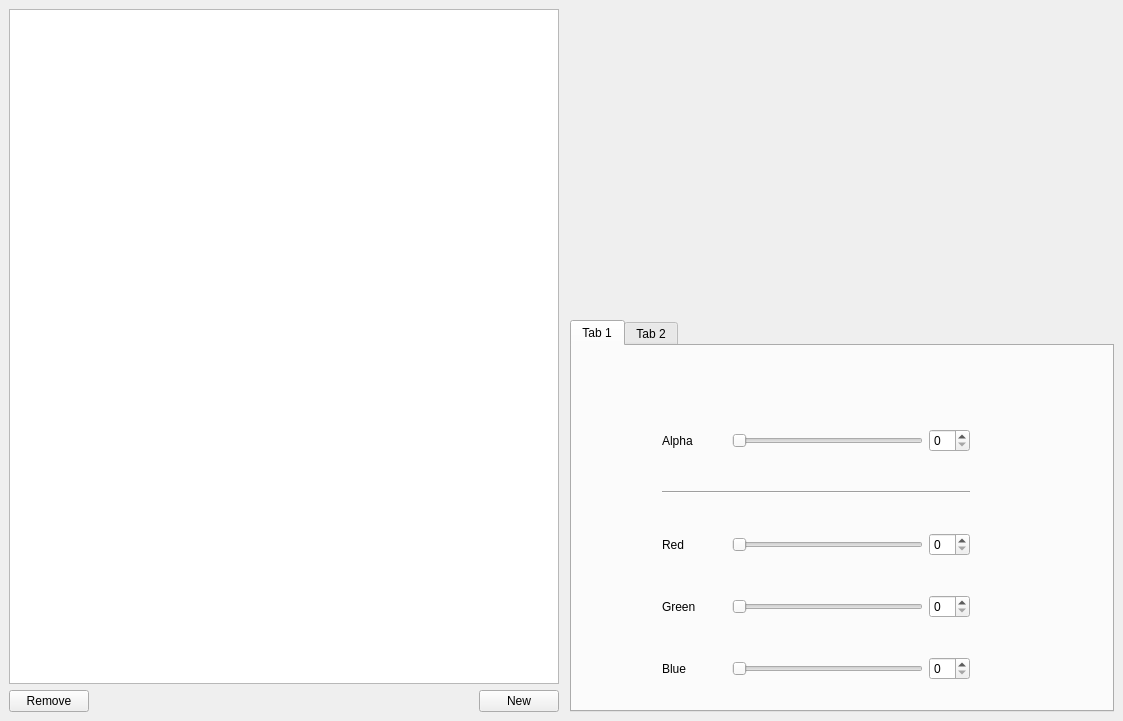
<?xml version="1.0" encoding="UTF-8"?>
<ui version="4.0">
 <class>ColorListWindow</class>
 <widget class="QDockWidget" name="ColorListWindow">
  <property name="geometry">
   <rect>
    <x>0</x>
    <y>0</y>
    <width>1123</width>
    <height>721</height>
   </rect>
  </property>
  <widget class="QWidget" name="dockWidgetContents">
   <property name="windowTitle">
    <string>Dialog</string>
   </property>
   <layout class="QHBoxLayout" name="horizontalLayout_3">
    <item>
     <layout class="QVBoxLayout" name="verticalLayout_left">
      <item>
       <widget class="QTableView" name="tableView">
        <property name="sizePolicy">
         <sizepolicy hsizetype="Minimum" vsizetype="Expanding">
          <horstretch>0</horstretch>
          <verstretch>0</verstretch>
         </sizepolicy>
        </property>
        <property name="minimumSize">
         <size>
          <width>150</width>
          <height>0</height>
         </size>
        </property>
       </widget>
      </item>
      <item>
       <layout class="QHBoxLayout" name="horizontalLayout">
        <item>
         <widget class="QPushButton" name="removeButton">
          <property name="text">
           <string>Remove</string>
          </property>
          <property name="autoDefault">
           <bool>false</bool>
          </property>
         </widget>
        </item>
        <item>
         <spacer name="horizontalSpacer">
          <property name="orientation">
           <enum>Qt::Horizontal</enum>
          </property>
          <property name="sizeHint" stdset="0">
           <size>
            <width>40</width>
            <height>20</height>
           </size>
          </property>
         </spacer>
        </item>
        <item>
         <widget class="QPushButton" name="newButton">
          <property name="text">
           <string>New</string>
          </property>
          <property name="autoDefault">
           <bool>false</bool>
          </property>
         </widget>
        </item>
       </layout>
      </item>
     </layout>
    </item>
    <item>
     <layout class="QVBoxLayout" name="verticalLayout_3" stretch="0,0">
      <property name="sizeConstraint">
       <enum>QLayout::SetMinimumSize</enum>
      </property>
      <property name="leftMargin">
       <number>5</number>
      </property>
      <property name="topMargin">
       <number>5</number>
      </property>
      <item>
       <widget class="color_widgets::ColorWheel" name="wheel" native="true">
        <property name="minimumSize">
         <size>
          <width>300</width>
          <height>300</height>
         </size>
        </property>
       </widget>
      </item>
      <item>
       <widget class="QTabWidget" name="tabWidget">
        <property name="currentIndex">
         <number>0</number>
        </property>
        <widget class="QWidget" name="tab">
         <attribute name="title">
          <string>Tab 1</string>
         </attribute>
         <widget class="QWidget" name="layoutWidget">
          <property name="geometry">
           <rect>
            <x>90</x>
            <y>50</y>
            <width>308</width>
            <height>544</height>
           </rect>
          </property>
          <layout class="QGridLayout" name="gridLayout">
           <item row="3" column="0">
            <widget class="QLabel" name="label_green">
             <property name="text">
              <string>Green</string>
             </property>
            </widget>
           </item>
           <item row="9" column="0">
            <widget class="QLabel" name="label">
             <property name="text">
              <string>Hex ARGB</string>
             </property>
            </widget>
           </item>
           <item row="0" column="0">
            <widget class="QLabel" name="lable_alpha">
             <property name="text">
              <string>Alpha</string>
             </property>
            </widget>
           </item>
           <item row="10" column="0">
            <widget class="QLabel" name="label_2">
             <property name="text">
              <string>Color Name</string>
             </property>
            </widget>
           </item>
           <item row="0" column="2">
            <widget class="QSpinBox" name="spin_alpha"/>
           </item>
           <item row="4" column="0">
            <widget class="QLabel" name="label_blue">
             <property name="text">
              <string>Blue</string>
             </property>
            </widget>
           </item>
           <item row="0" column="1">
            <widget class="color_widgets::GradientSlider" name="slider_alpha">
             <property name="orientation">
              <enum>Qt::Horizontal</enum>
             </property>
            </widget>
           </item>
           <item row="3" column="2">
            <widget class="QSpinBox" name="spin_green"/>
           </item>
           <item row="4" column="2">
            <widget class="QSpinBox" name="spin_blue"/>
           </item>
           <item row="9" column="1" colspan="2">
            <widget class="QLineEdit" name="value"/>
           </item>
           <item row="2" column="2">
            <widget class="QSpinBox" name="spin_red"/>
           </item>
           <item row="2" column="1">
            <widget class="color_widgets::GradientSlider" name="slider_red">
             <property name="orientation">
              <enum>Qt::Horizontal</enum>
             </property>
            </widget>
           </item>
           <item row="3" column="1">
            <widget class="color_widgets::GradientSlider" name="slider_green">
             <property name="orientation">
              <enum>Qt::Horizontal</enum>
             </property>
            </widget>
           </item>
           <item row="2" column="0">
            <widget class="QLabel" name="label_red">
             <property name="text">
              <string>Red</string>
             </property>
            </widget>
           </item>
           <item row="6" column="2">
            <widget class="QSpinBox" name="spinBox"/>
           </item>
           <item row="10" column="1" colspan="2">
            <widget class="QLineEdit" name="name"/>
           </item>
           <item row="1" column="0" colspan="3">
            <widget class="Line" name="line">
             <property name="orientation">
              <enum>Qt::Horizontal</enum>
             </property>
            </widget>
           </item>
           <item row="4" column="1">
            <widget class="color_widgets::GradientSlider" name="slider_blue">
             <property name="orientation">
              <enum>Qt::Horizontal</enum>
             </property>
            </widget>
           </item>
           <item row="5" column="0" colspan="3">
            <widget class="Line" name="line_2">
             <property name="orientation">
              <enum>Qt::Horizontal</enum>
             </property>
            </widget>
           </item>
          </layout>
         </widget>
        </widget>
        <widget class="QWidget" name="tab_2">
         <attribute name="title">
          <string>Tab 2</string>
         </attribute>
        </widget>
       </widget>
      </item>
     </layout>
    </item>
   </layout>
  </widget>
 </widget>
 <customwidgets>
  <customwidget>
   <class>color_widgets::ColorWheel</class>
   <extends>QWidget</extends>
   <header>QtColorWidgets/color_wheel.hpp</header>
   <container>1</container>
   <slots>
    <signal>colorSelected(QColor)</signal>
    <slot>setColor(QColor)</slot>
   </slots>
  </customwidget>
  <customwidget>
   <class>color_widgets::GradientSlider</class>
   <extends>QSlider</extends>
   <header>QtColorWidgets/gradient_slider.hpp</header>
  </customwidget>
 </customwidgets>
 <resources/>
 <connections>
  <connection>
   <sender>spin_red</sender>
   <signal>valueChanged(int)</signal>
   <receiver>slider_red</receiver>
   <slot>setValue(int)</slot>
   <hints>
    <hint type="sourcelabel">
     <x>697</x>
     <y>392</y>
    </hint>
    <hint type="destinationlabel">
     <x>581</x>
     <y>391</y>
    </hint>
   </hints>
  </connection>
  <connection>
   <sender>spin_green</sender>
   <signal>valueChanged(int)</signal>
   <receiver>slider_green</receiver>
   <slot>setValue(int)</slot>
   <hints>
    <hint type="sourcelabel">
     <x>697</x>
     <y>424</y>
    </hint>
    <hint type="destinationlabel">
     <x>581</x>
     <y>423</y>
    </hint>
   </hints>
  </connection>
  <connection>
   <sender>slider_blue</sender>
   <signal>valueChanged(int)</signal>
   <receiver>slider_blue</receiver>
   <slot>setValue(int)</slot>
   <hints>
    <hint type="sourcelabel">
     <x>581</x>
     <y>455</y>
    </hint>
    <hint type="destinationlabel">
     <x>581</x>
     <y>455</y>
    </hint>
   </hints>
  </connection>
  <connection>
   <sender>spin_alpha</sender>
   <signal>valueChanged(int)</signal>
   <receiver>slider_alpha</receiver>
   <slot>setValue(int)</slot>
   <hints>
    <hint type="sourcelabel">
     <x>697</x>
     <y>350</y>
    </hint>
    <hint type="destinationlabel">
     <x>581</x>
     <y>349</y>
    </hint>
   </hints>
  </connection>
 </connections>
</ui>
